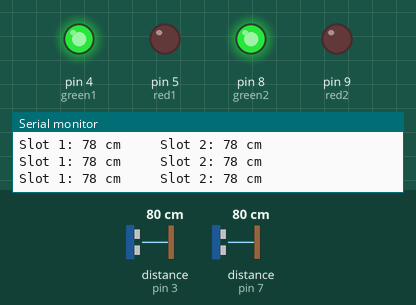
Recording of a sketch running on a simulated Arduino Uno, built with avr-gcc and run on an emulated ATmega328P. Shown: output pins drawn as LEDs (lit = HIGH), the last lines printed to the serial monitor. Wiring (inferred from the names in the program): 2 × ultrasonic range finder: trigger pin 2, echo pin 3 / trigger pin 6, echo pin 7. The inputs (shaded band) are chosen by the test bench; at power-on: distance to the obstacle (sensors on pin 3, pin 7) 80 cm. The echo pulse lasts 58.3 µs per cm; pins used as bus, display or sensor lines are not drawn.

Above: at 1.2 s.
1.3 s: distance to the obstacle (sensor on pin 3) set to 18 cm
2.8 s: distance to the obstacle (sensor on pin 3) set to 14 cm
At 3.2 s:
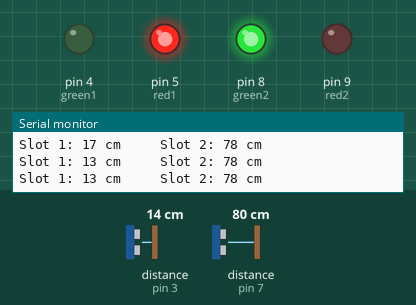
4.4 s: distance to the obstacle (sensor on pin 7) set to 18 cm
5.9 s: distance to the obstacle (sensor on pin 7) set to 15 cm
At 6.4 s:
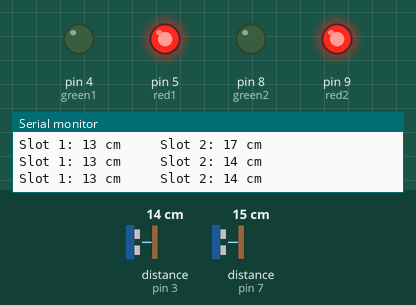
7.4 s: distance to the obstacle (sensor on pin 3) set to 35 cm
At 8.4 s:
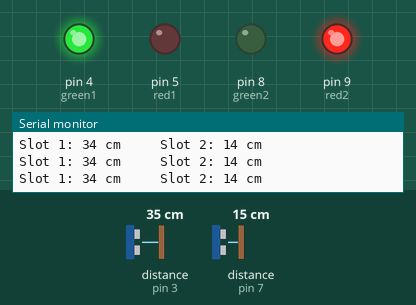
8.9 s: distance to the obstacle (sensor on pin 3) set to 2 cm
At 10.4 s:
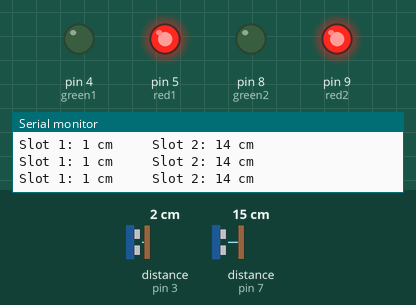
Timing chart, 0 to 11.5 s (numbered marks = the images above; inputs shaded):
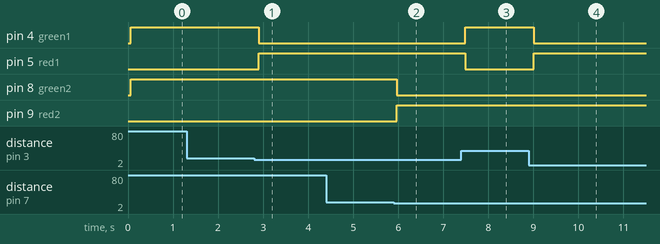

The sketch:

smartparkingsystem.ino
```cpp
// ==========================================
// SMART PARKING SYSTEM
// Arduino UNO + 2 HC-SR04 + Red/Green LEDs
// ==========================================

// -------- SLOT 1 --------
const int trig1 = 2;
const int echo1 = 3;

const int green1 = 4;
const int red1 = 5;

// -------- SLOT 2 --------
const int trig2 = 6;
const int echo2 = 7;

const int green2 = 8;
const int red2 = 9;

// Distance at which a slot is considered occupied
const int occupiedDistance = 15;


// ==========================================
// FUNCTION TO MEASURE DISTANCE
// ==========================================

long getDistance(int trigPin, int echoPin)
{
  digitalWrite(trigPin, LOW);
  delayMicroseconds(2);

  digitalWrite(trigPin, HIGH);
  delayMicroseconds(10);

  digitalWrite(trigPin, LOW);

  long duration = pulseIn(echoPin, HIGH, 30000);

  // If no echo is received
  if (duration == 0)
  {
    return 999;
  }

  long distance = duration * 0.034 / 2;

  return distance;
}


// ==========================================
// SETUP
// ==========================================

void setup()
{
  // Ultrasonic sensors
  pinMode(trig1, OUTPUT);
  pinMode(echo1, INPUT);

  pinMode(trig2, OUTPUT);
  pinMode(echo2, INPUT);

  // LEDs
  pinMode(green1, OUTPUT);
  pinMode(red1, OUTPUT);

  pinMode(green2, OUTPUT);
  pinMode(red2, OUTPUT);

  // Start Serial Monitor
  Serial.begin(9600);
}


// ==========================================
// MAIN LOOP
// ==========================================

void loop()
{
  // Read Slot 1
  long distance1 = getDistance(trig1, echo1);

  // Small gap between sensors
  delay(50);

  // Read Slot 2
  long distance2 = getDistance(trig2, echo2);


  // ========================================
  // SLOT 1
  // ========================================

  if (distance1 <= occupiedDistance)
  {
    // CAR PARKED
    digitalWrite(red1, HIGH);
    digitalWrite(green1, LOW);
  }
  else
  {
    // SLOT FREE
    digitalWrite(red1, LOW);
    digitalWrite(green1, HIGH);
  }


  // ========================================
  // SLOT 2
  // ========================================

  if (distance2 <= occupiedDistance)
  {
    // CAR PARKED
    digitalWrite(red2, HIGH);
    digitalWrite(green2, LOW);
  }
  else
  {
    // SLOT FREE
    digitalWrite(red2, LOW);
    digitalWrite(green2, HIGH);
  }


  // ========================================
  // SERIAL MONITOR
  // ========================================

  Serial.print("Slot 1: ");
  Serial.print(distance1);
  Serial.print(" cm");

  Serial.print("     Slot 2: ");
  Serial.print(distance2);
  Serial.println(" cm");


  delay(200);
}
```

Measured:
- the behaviour switches between 17 and 16 cm on distance to the obstacle (sensor on pin 3) (found by bisection; images 0 and 1)
- the behaviour switches between 17 and 16 cm on distance to the obstacle (sensor on pin 7) (found by bisection; images 1 and 2)
- after the input at 2.8 s, pin 4 (green1): HIGH → LOW after 0.10 s; pin 5 (red1): LOW → HIGH after 0.10 s
- after the input at 5.9 s, pin 8 (green2): HIGH → LOW after 0.06 s; pin 9 (red2): LOW → HIGH after 0.06 s
- after the input at 7.4 s, pin 4 (green1): LOW → HIGH after 0.08 s; pin 5 (red1): HIGH → LOW after 0.08 s
- after the input at 8.9 s, pin 4 (green1): HIGH → LOW after 0.11 s; pin 5 (red1): LOW → HIGH after 0.11 s
